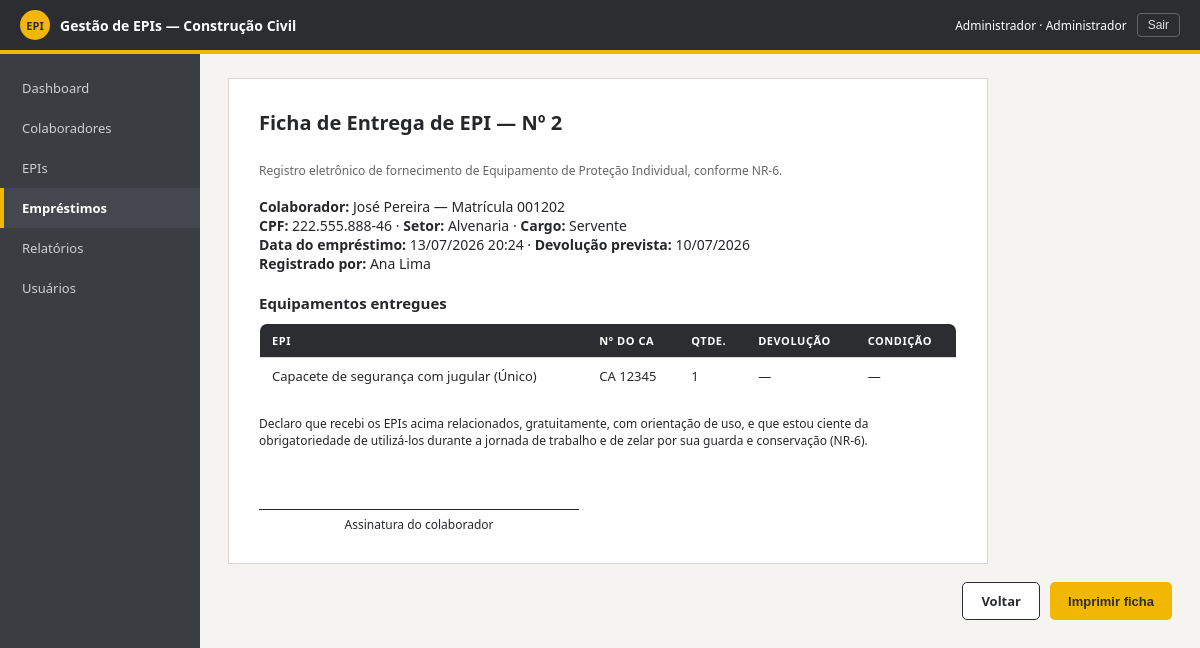
Page /emprestimos/2/ficha/ (signed in) on the earlier database version.
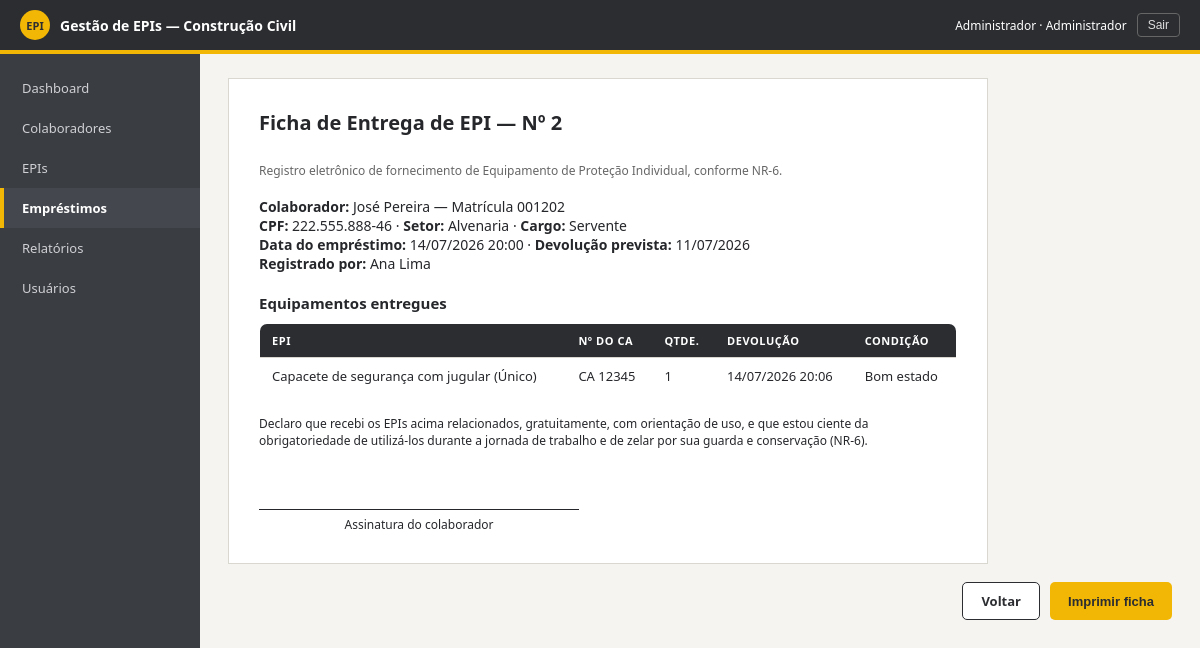
Same page on the later database version.
### core/models.py (models this page shows, shortened)
class Emprestimo(models.Model):
    class Status(models.TextChoices):
        ATIVO = 'ATIVO', 'Ativo'
        DEVOLVIDO = 'DEVOLVIDO', 'Devolvido'
        ATRASADO = 'ATRASADO', 'Atrasado'
    colaborador = models.ForeignKey(Colaborador, on_delete=models.PROTECT,
                                    related_name='emprestimos', verbose_name='Colaborador')
    usuario = models.ForeignKey('core.Usuario', on_delete=models.PROTECT,
                                related_name='emprestimos_registrados',
                                verbose_name='Registrado por')
    data_emprestimo = models.DateTimeField('Data do empréstimo', auto_now_add=True)
    data_prevista_devolucao = models.DateField('Data prevista de devolução')
    status = models.CharField('Status', max_length=10,
                              choices=Status.choices, default=Status.ATIVO)
    observacao = models.CharField('Observação', max_length=255, blank=True)
    class Meta:
        ordering = ['-data_emprestimo']
        verbose_name = 'empréstimo'
        verbose_name_plural = 'empréstimos'

class ItemEmprestimo(models.Model):
    class Condicao(models.TextChoices):
        BOM_ESTADO = 'BOM_ESTADO', 'Bom estado'
        DANIFICADO = 'DANIFICADO', 'Danificado'
        EXTRAVIADO = 'EXTRAVIADO', 'Extraviado'
    emprestimo = models.ForeignKey(Emprestimo, on_delete=models.CASCADE,
                                   related_name='itens')
    epi = models.ForeignKey(EPI, on_delete=models.PROTECT,
                            related_name='itens_emprestados', verbose_name='EPI')
    quantidade = models.PositiveIntegerField('Quantidade', default=1,
                                             validators=[MinValueValidator(1)])
    data_devolucao = models.DateTimeField('Data da devolução', null=True, blank=True)
    condicao_devolucao = models.CharField('Condição na devolução', max_length=12,
                                          choices=Condicao.choices, blank=True)
    class Meta:
        verbose_name = 'item do empréstimo'
        verbose_name_plural = 'itens do empréstimo'
    @property
    def devolvido(self):
        return self.data_devolucao is not None

class Colaborador(models.Model):
    matricula = models.CharField('Matrícula', max_length=20, unique=True)
    nome = models.CharField('Nome completo', max_length=100)
    cpf = models.CharField('CPF', max_length=14, unique=True,
                           help_text='Somente números ou no formato 000.000.000-00')
    data_nascimento = models.DateField('Data de nascimento', null=True, blank=True)
    cargo = models.CharField('Cargo', max_length=60)
    setor = models.CharField('Setor', max_length=60)
    telefone = models.CharField('Telefone', max_length=15, blank=True)
    email = models.EmailField('E-mail', blank=True)
    ativo = models.BooleanField('Ativo', default=True)
    criado_em = models.DateTimeField(auto_now_add=True)
    class Meta:
        ordering = ['nome']
        verbose_name = 'colaborador'
        verbose_name_plural = 'colaboradores'

class Usuario(AbstractUser):
    class Perfil(models.TextChoices):
        ADMINISTRADOR = 'ADMINISTRADOR', 'Administrador'
        TECNICO = 'TECNICO', 'Técnico de Segurança'
        ALMOXARIFE = 'ALMOXARIFE', 'Almoxarife'
    perfil = models.CharField('Perfil de acesso', max_length=20,
                              choices=Perfil.choices, default=Perfil.TECNICO)
    @property
    def eh_admin(self):
        return self.perfil == self.Perfil.ADMINISTRADOR or self.is_superuser
    def __str__(self):
        return self.get_full_name() or self.username

class EPI(models.Model):
    class Categoria(models.TextChoices):
        CABECA = 'CABECA', 'Proteção da cabeça'
        AUDITIVA = 'AUDITIVA', 'Proteção auditiva'
        RESPIRATORIA = 'RESPIRATORIA', 'Proteção respiratória'
        VISUAL = 'VISUAL', 'Proteção visual'
        MAOS = 'MAOS', 'Proteção das mãos'
        PES = 'PES', 'Proteção dos pés'
        TRONCO = 'TRONCO', 'Proteção do tronco'
        ALTURA = 'ALTURA', 'Trabalho em altura'
        OUTROS = 'OUTROS', 'Outros'
    nome = models.CharField('Nome do EPI', max_length=100)
    descricao = models.CharField('Descrição', max_length=255, blank=True)
    categoria = models.CharField('Categoria', max_length=20, choices=Categoria.choices)
    ca_numero = models.CharField('Nº do CA', max_length=20,
                                 help_text='Certificado de Aprovação (NR-6)')
    ca_validade = models.DateField('Validade do CA')
    tamanho = models.CharField('Tamanho', max_length=10, blank=True)
    qtd_estoque = models.PositiveIntegerField('Qtde. em estoque', default=0)
    qtd_minima = models.PositiveIntegerField('Estoque mínimo', default=5)
    ativo = models.BooleanField('Ativo', default=True)
    criado_em = models.DateTimeField(auto_now_add=True)
    class Meta:
        ordering = ['nome']
        verbose_name = 'EPI'
        verbose_name_plural = 'EPIs'

### core/views.py (the view)
# urls.py: path('emprestimos/<int:pk>/ficha/', views.emprestimo_ficha, name='emprestimo_ficha'),
@login_required
def emprestimo_ficha(request, pk):
    emprestimo = get_object_or_404(
        Emprestimo.objects.select_related('colaborador', 'usuario'), pk=pk)
    return render(request, 'core/emprestimo_ficha.html', {'emprestimo': emprestimo})

### core/templates/core/emprestimo_ficha.html (shortened to what this page needs)
{% extends 'core/base.html' %}
{% block conteudo %}
<div class="ficha">
  <h1>Ficha de Entrega de EPI — Nº {{ emprestimo.pk }}</h1>
  <p style="font-size:12px; color:#666; margin-bottom:18px;">
    Registro eletrônico de fornecimento de Equipamento de Proteção Individual, conforme NR-6.
  </p>
  <p><strong>Colaborador:</strong> {{ emprestimo.colaborador.nome }} — Matrícula {{ emprestimo.colaborador.matricula }}</p>
  <p><strong>CPF:</strong> {{ emprestimo.colaborador.cpf }} · <strong>Setor:</strong> {{ emprestimo.colaborador.setor }} · <strong>Cargo:</strong> {{ emprestimo.colaborador.cargo }}</p>
  <p><strong>Data do empréstimo:</strong> {{ emprestimo.data_emprestimo|date:'d/m/Y H:i' }} ·
     <strong>Devolução prevista:</strong> {{ emprestimo.data_prevista_devolucao|date:'d/m/Y' }}</p>
  <p><strong>Registrado por:</strong> {{ emprestimo.usuario }}</p>
  <h2>Equipamentos entregues</h2>
  <table>
    <tr><th>EPI</th><th>Nº do CA</th><th>Qtde.</th><th>Devolução</th><th>Condição</th></tr>
    {% for item in emprestimo.itens.all %}
    <tr>
      <td>{{ item.epi.nome }}{% if item.epi.tamanho %} ({{ item.epi.tamanho }}){% endif %}</td>
      <td>{{ item.epi.ca_numero }}</td>
      <td>{{ item.quantidade }}</td>
      <td>{% if item.devolvido %}{{ item.data_devolucao|date:'d/m/Y H:i' }}{% else %}—{% endif %}</td>
      <td>{{ item.get_condicao_devolucao_display|default:'—' }}</td>
    </tr>
    {% endfor %}
  </table>
  <p style="margin-top:20px; font-size:12px;">
    Declaro que recebi os EPIs acima relacionados, gratuitamente, com orientação de uso, e que estou ciente da
    obrigatoriedade de utilizá-los durante a jornada de trabalho e de zelar por sua guarda e conservação (NR-6).
  </p>
  <div class="assinatura">Assinatura do colaborador</div>
</div>
<div class="acoes nao-imprimir">
  <a class="btn btn-secundario" href="{% url 'emprestimo_lista' %}">Voltar</a>
  <button class="btn btn-primario" onclick="window.print()">Imprimir ficha</button>
</div>
{% endblock %}

Differences in the rows shown:
changed Emprestimo "José Pereira": data_emprestimo "13/07/2026 20:24" → "14/07/2026 20:00"; data_prevista_devolucao "10/07/2026" → "11/07/2026"
changed ItemEmprestimo "Capacete de segurança com jugular": data_devolucao (not shown) → "14/07/2026 20:06"; condicao_devolucao "—" → "Bom estado"; no longer shows "—"
